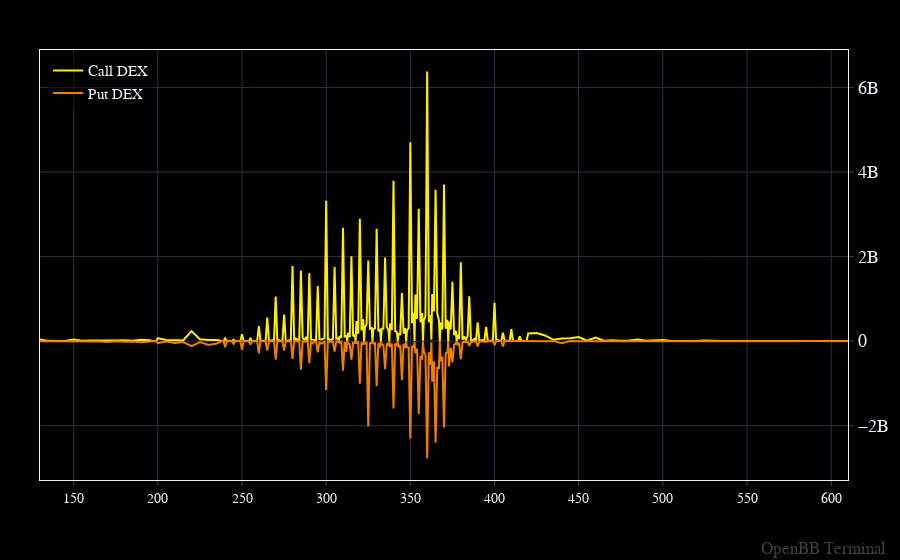

The code cell stored with this chart in its notebook:
### Code cell
# By strike price

dex_by_strike = dex.reset_index().groupby("strike")[["Call DEX", "Put DEX"]].sum()

openbb.forecast.plot(dex_by_strike, dex_by_strike.columns.to_list())

### Figure 1 — Plotly figure (JSON) as saved in the notebook; plotly's stock layout.template omitted (floating-point values rounded to 4 significant figures; data arrays with more than 128 entries replaced by an {"elided": "..."} marker saying what was removed)
{"data": [{"hovertemplate": "%{y}<extra></extra>", "name": "Call DEX", "type": "scatter", "x": {"elided": "263 float values"}, "y": {"elided": "263 float values"}}, {"hovertemplate": "%{y}<extra></extra>", "name": "Put DEX", "type": "scatter", "x": {"elided": "263 float values"}, "y": {"elided": "263 float values"}}], "layout": {"annotations": [{"font": {"color": "gray", "size": 17}, "opacity": 0.5, "showarrow": false, "text": "OpenBB Terminal", "x": 1, "xanchor": "right", "xref": "paper", "xshift": 40, "y": 0, "yanchor": "bottom", "yref": "paper", "yshift": -80}], "bargap": 0, "bargroupgap": 0, "barmode": "overlay", "legend": {"orientation": "v"}, "margin": {"b": 80, "l": 40, "r": 50, "t": 50}}}
